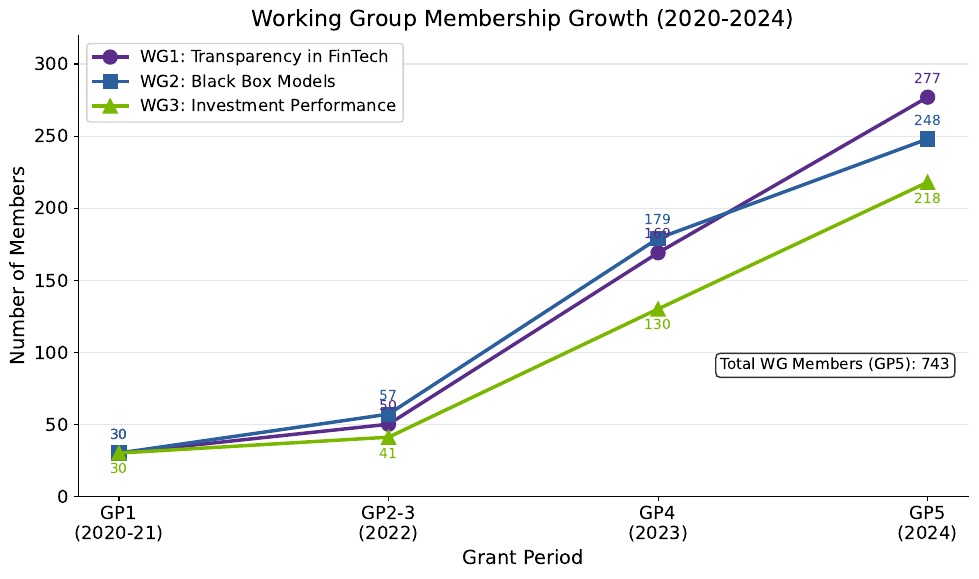

Write the Python code that produced this figure.
"""Working Group Membership Growth - Line Chart"""
import matplotlib.pyplot as plt
import numpy as np
from pathlib import Path

plt.rcParams.update({
    'font.size': 14, 'axes.labelsize': 14, 'axes.titlesize': 16,
    'xtick.labelsize': 13, 'ytick.labelsize': 13, 'legend.fontsize': 12,
    'figure.figsize': (10, 6), 'figure.dpi': 150
})

COST_PURPLE = '#5B2D8A'
COST_BLUE = '#2B5F9E'
COST_GREEN = '#7AB800'

# Data: WG membership over grant periods
periods = ['GP1\n(2020-21)', 'GP2-3\n(2022)', 'GP4\n(2023)', 'GP5\n(2024)']
wg1 = [30, 50, 169, 277]
wg2 = [30, 57, 179, 248]
wg3 = [30, 41, 130, 218]

x = np.arange(len(periods))

fig, ax = plt.subplots(figsize=(10, 6))

ax.plot(x, wg1, 'o-', linewidth=2.5, markersize=10, color=COST_PURPLE, label='WG1: Transparency in FinTech')
ax.plot(x, wg2, 's-', linewidth=2.5, markersize=10, color=COST_BLUE, label='WG2: Black Box Models')
ax.plot(x, wg3, '^-', linewidth=2.5, markersize=10, color=COST_GREEN, label='WG3: Investment Performance')

# Add value labels
for i, (y1, y2, y3) in enumerate(zip(wg1, wg2, wg3)):
    ax.annotate(str(y1), (i, y1), textcoords="offset points", xytext=(0, 10), ha='center', fontsize=10, color=COST_PURPLE)
    ax.annotate(str(y2), (i, y2), textcoords="offset points", xytext=(0, 10), ha='center', fontsize=10, color=COST_BLUE)
    ax.annotate(str(y3), (i, y3), textcoords="offset points", xytext=(0, -15), ha='center', fontsize=10, color=COST_GREEN)

ax.set_xlabel('Grant Period')
ax.set_ylabel('Number of Members')
ax.set_title('Working Group Membership Growth (2020-2024)')
ax.set_xticks(x)
ax.set_xticklabels(periods)
ax.set_ylim(0, 320)
ax.legend(loc='upper left', framealpha=0.9)

ax.spines['top'].set_visible(False)
ax.spines['right'].set_visible(False)
ax.grid(axis='y', alpha=0.3)

# Add total annotation
total = wg1[-1] + wg2[-1] + wg3[-1]
ax.text(0.98, 0.3, f'Total WG Members (GP5): {total}', transform=ax.transAxes,
        fontsize=11, verticalalignment='top', horizontalalignment='right',
        bbox=dict(boxstyle='round', facecolor='white', alpha=0.8))

plt.tight_layout()
plt.savefig(Path(__file__).parent / 'chart.pdf', dpi=300, bbox_inches='tight')
plt.savefig(Path(__file__).parent / 'chart.png', dpi=150, bbox_inches='tight')
plt.close()
print("Chart saved: 03_wg_membership_growth")
